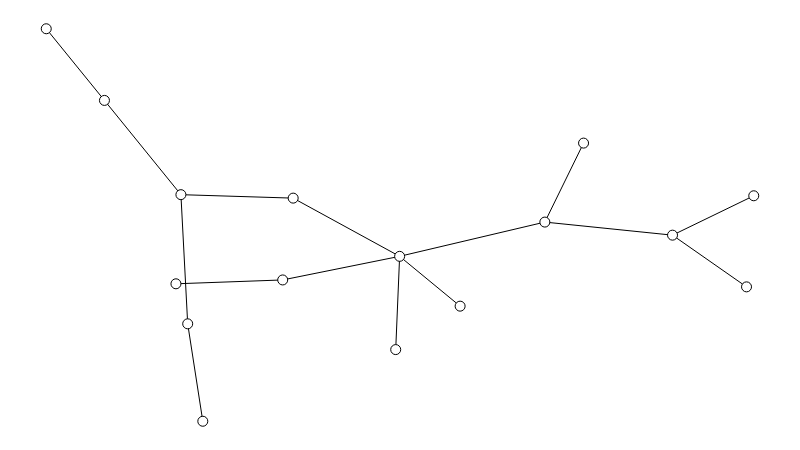

Here is the notebook cell this chart was saved with:
### Markdown cell above
## Caminhos relativamente curtos

Primeiramente, precisamos evitar caracterizações baseadas em algum "número mágico" como [seis](https://en.wikipedia.org/wiki/Six_degrees_of_separation). A diferença entre os comprimentos médios obtidos pelo Milgram e os comprimentos médios obtidos do Spotify exigem uma caracterização mais genérica.

Informalmente, a definição de pequeno mundo já foi estabelecida: um grafo cujos caminhos são *relativamente curtos*. Nosso objetivo é formalizar o suficiente essa definição para poder usá-la em um teste de hipótese.

Um primeiro passso natural é tentar visualizar uma rede pequeno mundo para obter *insights* sobre a "cara" dela.

Nas lousinhas, as duplas Graicer/Tirta e Fred/Rapha apresentaram propostas baseadas em *árvore*. Uma árvore é uma *rede conexa sem circuitos*, ou seja, é um grafo com as seguintes propriedades:

* entre quaisquer dois nós, existe um caminho;
* esse caminho é o único entre esses nós.

O módulo *NetworkX* possui uma função pronta para gerar uma árvore aleatória com dado número de nós.

### Code cell
# Gera uma árvore aleatória.
g = nx.random_tree(NUM_NODES)

# Atribui posições aos nós.
sn.set_spring_positions(g)

# Mostra o grafo.
show_graph(g)

### Figure 1 — Plotly figure (JSON) as saved in the notebook; plotly's stock layout.template omitted (floating-point values rounded to 4 significant figures)
{"data": [{"hoverinfo": "none", "line": {"color": "rgb(0, 0, 0)", "width": 1}, "mode": "lines", "x": [0.1903, 0.08226, null, 0.1903, 0.349, null, 0.1903, 0.1999, null, 0.3342, 0.4995, null, 0.3342, 0.1833, null, 0.4995, 0.7047, null, 0.4995, 0.585, null, 0.4995, 0.349, null, 0.4995, 0.4939, null, 0.2213, 0.1999, null, 0.8852, 1, null, 0.8852, 0.9898, null, 0.8852, 0.7047, null, 0, 0.08226, null, 0.7047, 0.7594, null], "y": [0.5773, 0.8174, null, 0.5773, 0.5685, null, 0.5773, 0.2482, null, 0.36, 0.4202, null, 0.36, 0.3502, null, 0.4202, 0.5075, null, 0.4202, 0.2932, null, 0.4202, 0.5685, null, 0.4202, 0.1826, null, 0, 0.2482, null, 0.4741, 0.5745, null, 0.4741, 0.3424, null, 0.4741, 0.5075, null, 1, 0.8174, null, 0.5075, 0.7087, null]}, {"hoverinfo": "none", "marker": {"color": "rgb(255, 255, 255)", "line": {"color": "rgb(0, 0, 0)", "width": 1}, "size": 10}, "mode": "markers+text", "text": [], "textfont": {"color": "rgb(0, 0, 0)"}, "textposition": "middle center", "x": [0.1903, 0.3342, 0.4995, 0.1833, 0.585, 0.2213, 0.4939, 0.1999, 0.8852, 0, 1, 0.08226, 0.9898, 0.349, 0.7047, 0.7594], "y": [0.5773, 0.36, 0.4202, 0.3502, 0.2932, 0, 0.1826, 0.2482, 0.4741, 1, 0.5745, 0.8174, 0.3424, 0.5685, 0.5075, 0.7087]}], "layout": {"height": 450, "margin": {"b": 0, "l": 0, "r": 0, "t": 0}, "showlegend": false, "width": 800, "xaxis": {"showgrid": false, "showticklabels": false, "zeroline": false}, "yaxis": {"showgrid": false, "showticklabels": false, "zeroline": false}}}
